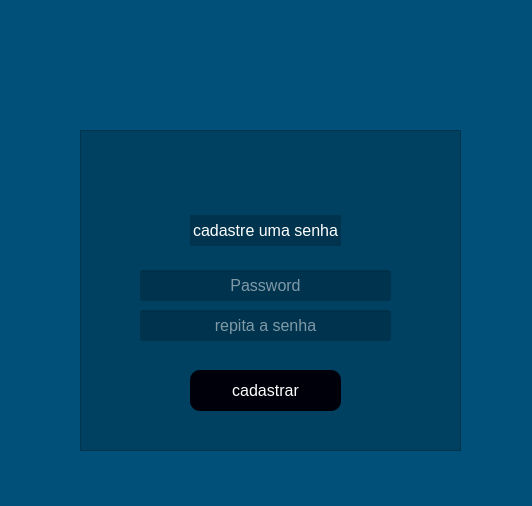
<?xml version="1.0" encoding="UTF-8"?>
<ui version="4.0">
 <class>Login</class>
 <widget class="QWidget" name="Login">
  <property name="geometry">
   <rect>
    <x>0</x>
    <y>0</y>
    <width>532</width>
    <height>506</height>
   </rect>
  </property>
  <property name="windowTitle">
   <string>Form</string>
  </property>
  <property name="styleSheet">
   <string notr="true">background-color: rgb(0, 80, 121);</string>
  </property>
  <widget class="QFrame" name="frame">
   <property name="geometry">
    <rect>
     <x>80</x>
     <y>130</y>
     <width>381</width>
     <height>321</height>
    </rect>
   </property>
   <property name="styleSheet">
    <string notr="true">background-color: rgba(0,0,0,0.2)</string>
   </property>
   <property name="frameShape">
    <enum>QFrame::StyledPanel</enum>
   </property>
   <property name="frameShadow">
    <enum>QFrame::Raised</enum>
   </property>
   <widget class="QLineEdit" name="txt_password">
    <property name="geometry">
     <rect>
      <x>60</x>
      <y>140</y>
      <width>251</width>
      <height>31</height>
     </rect>
    </property>
    <property name="styleSheet">
     <string notr="true">color:#fff; font-size: 16px;</string>
    </property>
    <property name="text">
     <string/>
    </property>
    <property name="echoMode">
     <enum>QLineEdit::Password</enum>
    </property>
    <property name="alignment">
     <set>Qt::AlignCenter</set>
    </property>
    <property name="placeholderText">
     <string>Password</string>
    </property>
   </widget>
   <widget class="QLabel" name="label_2">
    <property name="geometry">
     <rect>
      <x>110</x>
      <y>85</y>
      <width>151</width>
      <height>31</height>
     </rect>
    </property>
    <property name="styleSheet">
     <string notr="true">color:#fff; font-size: 16px;</string>
    </property>
    <property name="text">
     <string>cadastre uma senha</string>
    </property>
    <property name="alignment">
     <set>Qt::AlignCenter</set>
    </property>
   </widget>
   <widget class="QPushButton" name="btn_cadastar">
    <property name="geometry">
     <rect>
      <x>110</x>
      <y>240</y>
      <width>151</width>
      <height>41</height>
     </rect>
    </property>
    <property name="styleSheet">
     <string notr="true">QPushButton{color: rgb(255, 255, 255); border-radius: 10px; font-size: 16px; background-color:rgb(0, 0, 10);;}

QPushButton:hover{background-color: #fff; color:black}</string>
    </property>
    <property name="text">
     <string>cadastrar</string>
    </property>
   </widget>
   <widget class="QLineEdit" name="txt_password2">
    <property name="geometry">
     <rect>
      <x>60</x>
      <y>180</y>
      <width>251</width>
      <height>31</height>
     </rect>
    </property>
    <property name="styleSheet">
     <string notr="true">color:#fff; font-size: 16px;</string>
    </property>
    <property name="inputMethodHints">
     <set>Qt::ImhHiddenText|Qt::ImhSensitiveData</set>
    </property>
    <property name="alignment">
     <set>Qt::AlignCenter</set>
    </property>
    <property name="placeholderText">
     <string>repita a senha</string>
    </property>
   </widget>
  </widget>
  <widget class="QLabel" name="label">
   <property name="geometry">
    <rect>
     <x>190</x>
     <y>40</y>
     <width>151</width>
     <height>141</height>
    </rect>
   </property>
   <property name="styleSheet">
    <string notr="true">background-color:None;</string>
   </property>
   <property name="text">
    <string/>
   </property>
   <property name="pixmap">
    <pixmap>../final_programa/imgs/user.png</pixmap>
   </property>
   <property name="scaledContents">
    <bool>true</bool>
   </property>
  </widget>
 </widget>
 <resources/>
 <connections/>
</ui>
